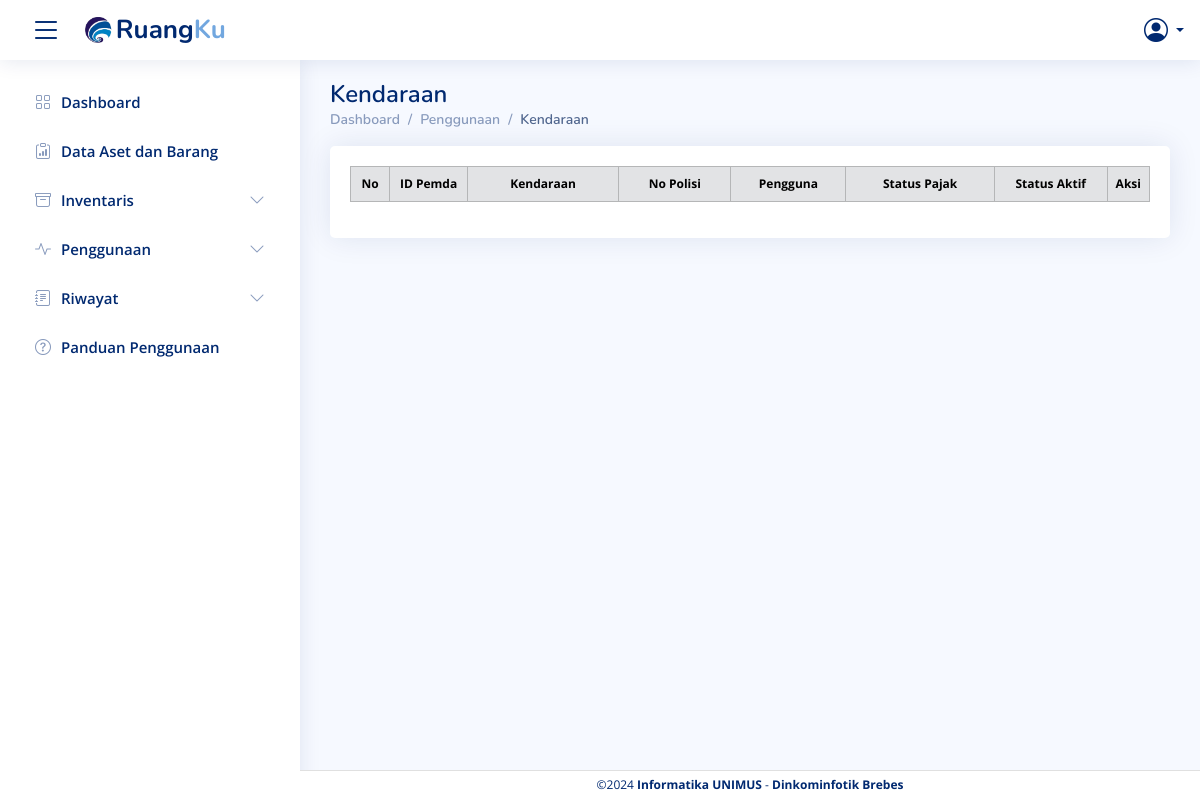
Before: /kendaraan.php with the older database file.
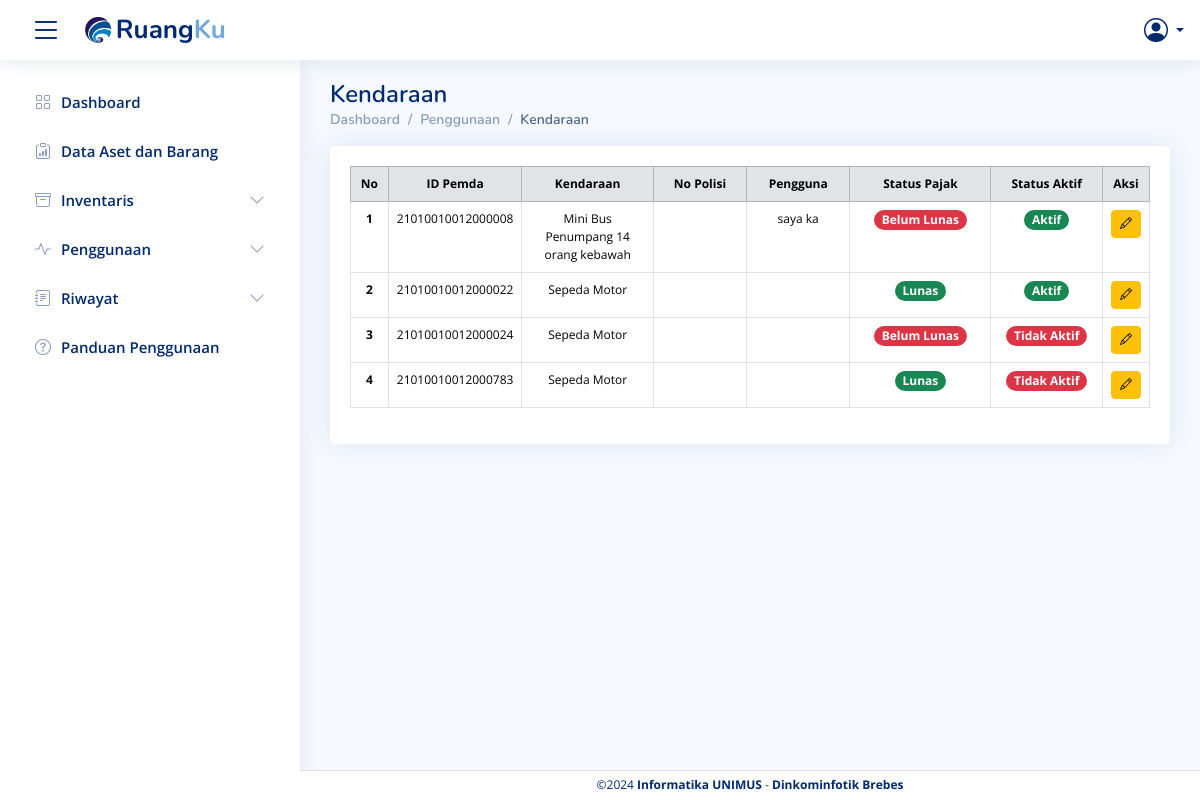
After: the same page with the newer database file.
### tables this page shows
CREATE TABLE `data_barang` (
  `id_barang_pemda` varchar(50) NOT NULL,
  `kode_barang` varchar(50) NOT NULL,
  `nama_barang` varchar(100) NOT NULL,
  `no_regristrasi` varchar(50) DEFAULT NULL,
  `kode_pemilik` varchar(50) DEFAULT NULL,
  `id_ruang_asal` varchar(100) DEFAULT NULL,
  `nama_ruang_asal` varchar(100) DEFAULT NULL,
  `bidang_ruang_asal` varchar(100) DEFAULT NULL,
  `tempat_ruang_asal` varchar(100) DEFAULT NULL,
  `id_ruang_sekarang` varchar(100) DEFAULT NULL,
  `bidang_ruang_sekarang` varchar(100) DEFAULT NULL,
  `tempat_ruang_sekarang` varchar(100) DEFAULT NULL,
  `tgl_pembelian` date DEFAULT NULL,
  `tgl_pembukuan` date DEFAULT NULL,
  `merk` varchar(100) DEFAULT NULL,
  `type` varchar(100) DEFAULT NULL,
  `kategori` varchar(100) DEFAULT NULL,
  `ukuran_CC` varchar(50) DEFAULT NULL,
  `no_pabrik` varchar(50) DEFAULT NULL,
  `no_rangka` varchar(50) DEFAULT NULL,
  `no_bpkb` varchar(50) DEFAULT NULL,
  `bahan` varchar(100) DEFAULT NULL,
  `no_mesin` varchar(50) DEFAULT NULL,
  `no_polisi` varchar(50) DEFAULT NULL,
  `masa_stnk` date DEFAULT NULL,
  `masa_no_polisi` date DEFAULT NULL,
  `status_stnk` varchar(20) DEFAULT NULL,
  `status_no_polisi` varchar(20) DEFAULT NULL,
  `tgl_bayar_stnk` date DEFAULT NULL,
  `tgl_bayar_no_polisi` date DEFAULT NULL,
  `pengguna` varchar(1000) DEFAULT NULL,
  `kondisi_barang` varchar(50) DEFAULT NULL,
  `masa_manfaat` varchar(50) DEFAULT NULL,
  `harga_awal` decimal(15,2) DEFAULT NULL,
  `harga_total` decimal(15,2) DEFAULT NULL,
  `keterangan` text,
  `foto_barang` varchar(255) DEFAULT NULL,
  `nama_ruang_sekarang` varchar(100) DEFAULT NULL
);

### proses/kendaraan/get_data_kendaraan.php (called while the page is built, shortened)
<?php
include('koneksi/koneksi.php');
$limit = isset($_GET['limit']) ? (int)$_GET['limit'] : 10;
$page = isset($_GET['page']) ? (int)$_GET['page'] : 1;
$start = ($page - 1) * $limit;
$search_query = "";
$search_params = [];
$param_types = "";
$sql = "SELECT * FROM data_barang WHERE kategori = 'Barang Bergerak (Kendaraan)' $search_query LIMIT ?, ?";
$stmt = mysqli_prepare($conn, $sql);
$param_types .= "ii";
array_push($search_params, $start, $limit);
mysqli_stmt_bind_param($stmt, $param_types, ...$search_params);
mysqli_stmt_execute($stmt);
$result = mysqli_stmt_get_result($stmt);
$offset = $start;
$no = $offset + 1;
?>

### kendaraan.php (the view, shortened to what this page needs)
<?php
include("component/header.php");
include("proses/kendaraan/get_data_kendaraan.php");
?>
<main id="main" class="main">
    <div class="pagetitle">
        <h1>Kendaraan</h1>
        <nav>
            <ol class="breadcrumb">
                <li class="breadcrumb-item"><a href="home.php">Dashboard</a></li>
                <li class="breadcrumb-item">Penggunaan</li>
                <li class="breadcrumb-item active">Kendaraan</li>
            </ol>
        </nav>
    </div>
    <div class="card">
        <div class="card-body" style="padding-top: 20px;">
            <div class="table-responsive">
                <table class="table table-bordered" style="font-size: 14px;">
                    <thead class="table-secondary text-center">
                        <tr>
                            <th scope="col" style="width: 5%;">No</th>
                            <th scope="col" style="width: 10%;">ID Pemda</th>
                            <th scope="col" style="width: 20%;">Kendaraan</th>
                            <th scope="col" style="width: 15%;">No Polisi</th>
                            <th scope="col" style="width: 15%;">Pengguna</th>
                            <th scope="col" style="width: 20%;">Status Pajak</th>
                            <th scope="col" style="width: 20%;">Status Aktif</th>
                            <th scope="col" style="width: 10%;">Aksi</th>
                        </tr>
                    </thead>
                    <tbody>
                        <?php
                        while ($row = mysqli_fetch_assoc($result)) {
                            echo "<tr class='text-center'>";
                            echo "<th scope='row'>{$no}</th>";
                            echo "<td>{$row['id_barang_pemda']}</td>";
                            echo "<td>{$row['nama_barang']}</td>";
                            echo "<td>{$row['no_polisi']}</td>";
                            echo "<td>{$row['pengguna']}</td>";
                            if ($row['status_stnk'] == 'Lunas') {
                                echo "<td><span class='badge rounded-pill bg-success'>{$row['status_stnk']}</span></td>";
                            } else {
                                echo "<td><span class='badge rounded-pill bg-danger'>{$row['status_stnk']}</span></td>";
                            }
                            if ($row['status_no_polisi'] == 'Aktif') {
                                echo "<td><span class='badge rounded-pill bg-success'>{$row['status_no_polisi']}</span></td>";
                            } else {
                                echo "<td><span class='badge rounded-pill bg-danger'>{$row['status_no_polisi']}</span></td>";
                            }
                            echo "<td>
                    <a href='frm_edit_kendaraan.php?id_barang_pemda={$row['id_barang_pemda']}' class='btn btn-warning btn-sm' title='Edit'>
                    <i class='bi bi-pencil'></i>
                    </a>
                    </td>";
                            echo "</tr>";
                            $no++;
                        }
                        ?>
                    </tbody>
                </table>
            </div>
        </div>
    </div>
</main>
<?php include("component/footer.php"); ?>

Changed rows visible on the page:
added data_barang: id_barang_pemda "21010010012000008", nama_barang "Mini Bus Penumpang 14 orang kebawah", pengguna "saya ka", status_stnk "Belum Lunas", status_no_polisi "Aktif"
added data_barang: id_barang_pemda "21010010012000022", nama_barang "Sepeda Motor", status_stnk "Lunas", status_no_polisi "Aktif"
added data_barang: id_barang_pemda "21010010012000024", nama_barang "Sepeda Motor", status_stnk "Belum Lunas", status_no_polisi "Tidak Aktif"
added data_barang: id_barang_pemda "21010010012000783", nama_barang "Sepeda Motor", status_stnk "Lunas", status_no_polisi "Tidak Aktif"
